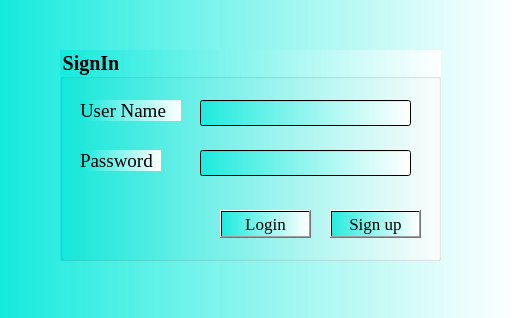
<?xml version="1.0" encoding="UTF-8"?>
<ui version="4.0">
 <class>login</class>
 <widget class="QDialog" name="login">
  <property name="geometry">
   <rect>
    <x>0</x>
    <y>0</y>
    <width>515</width>
    <height>318</height>
   </rect>
  </property>
  <property name="windowTitle">
   <string>Dialog</string>
  </property>
  <property name="styleSheet">
   <string notr="true">background-color: qlineargradient(spread:pad, x1:0, y1:0, x2:1, y2:0, stop:0 rgba(15, 234, 220, 221), stop:1 rgba(255, 255, 255, 255))</string>
  </property>
  <widget class="QGroupBox" name="groupBox">
   <property name="geometry">
    <rect>
     <x>60</x>
     <y>50</y>
     <width>381</width>
     <height>211</height>
    </rect>
   </property>
   <property name="font">
    <font>
     <family>Times New Roman</family>
     <pointsize>15</pointsize>
     <weight>75</weight>
     <bold>true</bold>
    </font>
   </property>
   <property name="title">
    <string>SignIn</string>
   </property>
   <widget class="QLabel" name="label_4">
    <property name="geometry">
     <rect>
      <x>20</x>
      <y>50</y>
      <width>101</width>
      <height>21</height>
     </rect>
    </property>
    <property name="font">
     <font>
      <family>Liberation Serif</family>
      <pointsize>14</pointsize>
      <weight>50</weight>
      <bold>false</bold>
      <kerning>false</kerning>
     </font>
    </property>
    <property name="styleSheet">
     <string notr="true"/>
    </property>
    <property name="text">
     <string>User Name</string>
    </property>
   </widget>
   <widget class="QLabel" name="label_5">
    <property name="geometry">
     <rect>
      <x>20</x>
      <y>100</y>
      <width>81</width>
      <height>21</height>
     </rect>
    </property>
    <property name="font">
     <font>
      <family>Liberation Serif</family>
      <pointsize>14</pointsize>
      <weight>50</weight>
      <bold>false</bold>
      <kerning>false</kerning>
     </font>
    </property>
    <property name="text">
     <string>Password</string>
    </property>
   </widget>
   <widget class="QLineEdit" name="lineEdit_user_name">
    <property name="geometry">
     <rect>
      <x>140</x>
      <y>50</y>
      <width>211</width>
      <height>26</height>
     </rect>
    </property>
    <property name="font">
     <font>
      <family>Times New Roman</family>
      <pointsize>12</pointsize>
      <weight>50</weight>
      <bold>false</bold>
     </font>
    </property>
   </widget>
   <widget class="QLineEdit" name="lineEdit_password">
    <property name="geometry">
     <rect>
      <x>140</x>
      <y>100</y>
      <width>211</width>
      <height>26</height>
     </rect>
    </property>
    <property name="font">
     <font>
      <family>Times New Roman</family>
      <pointsize>12</pointsize>
      <weight>50</weight>
      <bold>false</bold>
     </font>
    </property>
    <property name="inputMask">
     <string/>
    </property>
    <property name="echoMode">
     <enum>QLineEdit::Password</enum>
    </property>
   </widget>
   <widget class="QPushButton" name="pushButton_login">
    <property name="geometry">
     <rect>
      <x>160</x>
      <y>160</y>
      <width>91</width>
      <height>28</height>
     </rect>
    </property>
    <property name="font">
     <font>
      <family>Liberation Serif</family>
      <pointsize>13</pointsize>
      <weight>50</weight>
      <bold>false</bold>
     </font>
    </property>
    <property name="styleSheet">
     <string notr="true"/>
    </property>
    <property name="text">
     <string>Login</string>
    </property>
   </widget>
   <widget class="QPushButton" name="pushButton_signup">
    <property name="geometry">
     <rect>
      <x>270</x>
      <y>160</y>
      <width>91</width>
      <height>28</height>
     </rect>
    </property>
    <property name="font">
     <font>
      <family>Liberation Serif</family>
      <pointsize>13</pointsize>
      <weight>50</weight>
      <bold>false</bold>
     </font>
    </property>
    <property name="styleSheet">
     <string notr="true"/>
    </property>
    <property name="text">
     <string>Sign up</string>
    </property>
   </widget>
  </widget>
 </widget>
 <resources/>
 <connections/>
</ui>
